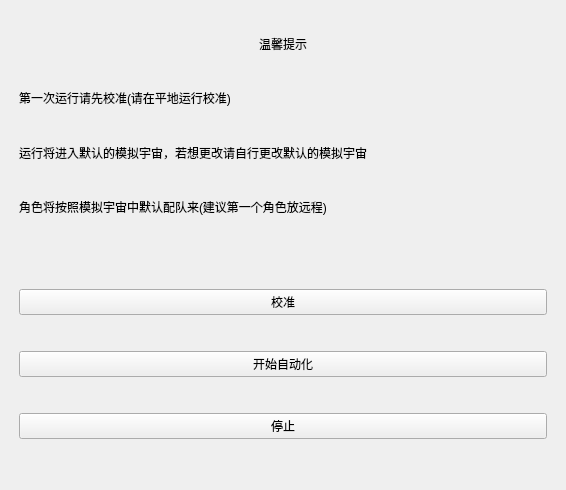
<?xml version="1.0" encoding="UTF-8"?>
<ui version="4.0">
 <class>Form</class>
 <widget class="QWidget" name="Form">
  <property name="geometry">
   <rect>
    <x>0</x>
    <y>0</y>
    <width>566</width>
    <height>490</height>
   </rect>
  </property>
  <property name="windowTitle">
   <string>Form</string>
  </property>
  <layout class="QVBoxLayout" name="verticalLayout">
   <property name="spacing">
    <number>10</number>
   </property>
   <property name="leftMargin">
    <number>10</number>
   </property>
   <property name="topMargin">
    <number>10</number>
   </property>
   <property name="rightMargin">
    <number>10</number>
   </property>
   <property name="bottomMargin">
    <number>10</number>
   </property>
   <item>
    <widget class="Card" name="widget_2" native="true">
     <layout class="QVBoxLayout" name="verticalLayout_3">
      <item>
       <widget class="SubtitleLabel" name="titleLabel">
        <property name="text">
         <string>温馨提示</string>
        </property>
        <property name="alignment">
         <set>Qt::AlignCenter</set>
        </property>
       </widget>
      </item>
      <item>
       <widget class="BodyLabel" name="label1">
        <property name="text">
         <string>第一次运行请先校准(请在平地运行校准)</string>
        </property>
       </widget>
      </item>
      <item>
       <widget class="BodyLabel" name="label2">
        <property name="text">
         <string>运行将进入默认的模拟宇宙，若想更改请自行更改默认的模拟宇宙</string>
        </property>
       </widget>
      </item>
      <item>
       <widget class="BodyLabel" name="label3">
        <property name="text">
         <string>角色将按照模拟宇宙中默认配队来(建议第一个角色放远程)</string>
        </property>
       </widget>
      </item>
     </layout>
    </widget>
   </item>
   <item>
    <widget class="Card" name="widget" native="true">
     <layout class="QVBoxLayout" name="verticalLayout_2">
      <item>
       <widget class="PushButton" name="checkButton">
        <property name="text">
         <string>校准</string>
        </property>
       </widget>
      </item>
      <item>
       <widget class="PushButton" name="universeButton">
        <property name="text">
         <string>开始自动化</string>
        </property>
       </widget>
      </item>
      <item>
       <widget class="PushButton" name="stopButton">
        <property name="text">
         <string>停止</string>
        </property>
       </widget>
      </item>
     </layout>
    </widget>
   </item>
  </layout>
 </widget>
 <customwidgets>
  <customwidget>
   <class>PushButton</class>
   <extends>QPushButton</extends>
   <header>qfluentwidgets</header>
  </customwidget>
  <customwidget>
   <class>BodyLabel</class>
   <extends>QLabel</extends>
   <header>qfluentwidgets</header>
  </customwidget>
  <customwidget>
   <class>SubtitleLabel</class>
   <extends>QLabel</extends>
   <header>qfluentwidgets</header>
  </customwidget>
  <customwidget>
   <class>Card</class>
   <extends>QWidget</extends>
   <header>..card</header>
   <container>1</container>
  </customwidget>
 </customwidgets>
 <resources/>
 <connections/>
</ui>
